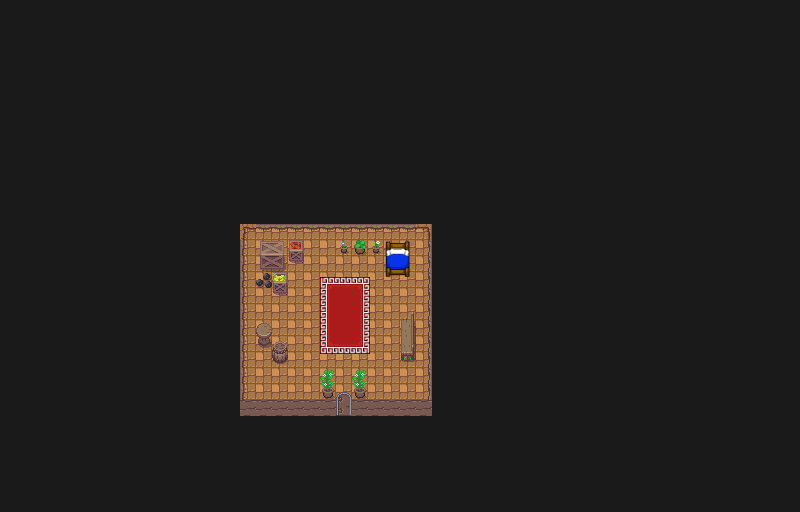

This is a level from a 2D game, rendered from its Tiled map with the project's own tilesets. A one-line summary and the map file follow, with tile-layer data summarised:
An orthogonal 50x32 tile map with 16x16 px tiles, 3 tile layers (Base, Objects, Test), 2 tilesets and 17 objects (startarea).

<map version="1.9" tiledversion="1.9.2" orientation="orthogonal" renderorder="right-down" width="50" height="32" tilewidth="16" tileheight="16" infinite="0" nextlayerid="10" nextobjectid="180">
 <editorsettings>
  <export target="house.lua" format="lua" />
 </editorsettings>
 <properties>
  <property name="dark" type="bool" value="true" />
 </properties>
 <tileset firstgid="1" name="overworld" tilewidth="16" tileheight="16" tilecount="1480" columns="40">
  <image source="_tilesets/overworld.png" width="640" height="592" />
 </tileset>
 <tileset firstgid="1481" name="cave" tilewidth="16" tileheight="16" tilecount="160" columns="16">
  <image source="_tilesets/cave.png" width="256" height="160" />
 </tileset>
 <layer id="1" name="Base" width="50" height="32">
  <data>[1600 cells, 1600 non-empty, 4 distinct tile ids]</data>
 </layer>
 <layer id="2" name="Objects" width="50" height="32">
  <data>[1600 cells, 1600 non-empty, 60 distinct tile ids]</data>
 </layer>
 <objectgroup id="3" name="Walls">
  <object id="158" x="431.333" y="214.333" width="9.66667" height="184.667" />
  <object id="159" x="246.333" y="213.333" width="182.333" height="13.6667" />
  <object id="160" x="256" y="272.333" width="31.6667" height="14.6667" />
  <object id="166" x="321.75" y="378.667" width="10" height="16.6667" />
  <object id="168" x="353.667" y="399.667" width="87" height="9.66667" />
  <object id="169" x="232" y="213.333" width="11" height="183.667" />
  <object id="170" x="353.667" y="377.667" width="10" height="16.6667" />
  <object id="171" x="233.667" y="401" width="98.6667" height="9.33337" />
  <object id="172" x="263" y="240.333" width="22" height="26" />
  <object id="173" x="273.833" y="288.667" width="13" height="6.6667" />
  <object id="174" x="289.167" y="242.167" width="13" height="17.3334" />
  <object id="175" x="340.833" y="241" width="39" height="13.3334" />
  <object id="176" x="273.167" y="341.667" width="14.6667" height="23.0001" />
  <object id="177" x="256.667" y="323.5" width="14.6667" height="23.0001" />
  <object id="178" x="386.167" y="240.833" width="22.9167" height="35.6668" />
  <object id="179" x="401.167" y="315.667" width="14.6667" height="44.6668" />
 </objectgroup>
 <objectgroup id="5" name="Loot" />
 <objectgroup id="6" name="Enemies" />
 <objectgroup id="9" name="Triggers" />
 <objectgroup id="7" name="Transitions">
  <object id="157" name="startarea" x="335.333" y="394.333" width="16.6667" height="21.3333">
   <properties>
    <property name="destX" type="int" value="130" />
    <property name="destY" type="int" value="73" />
   </properties>
  </object>
 </objectgroup>
 <objectgroup id="8" name="Chests" />
 <layer id="4" name="Test" width="50" height="32">
  <data>[1600 cells, 0 non-empty, 0 distinct tile ids]</data>
 </layer>
</map>
